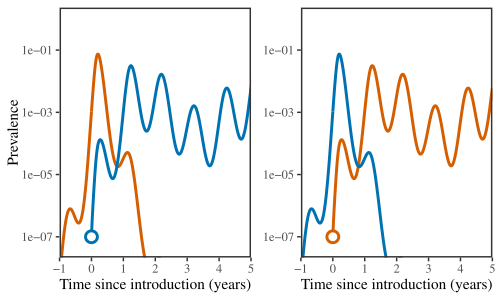

Recreate this plot in R.
library(deSolve)
library(ggplot2); theme_set(theme_bw(base_family = "Times"))
library(egg)
source("../R/model_white.R")

tmax <- 83
delta <- 1/10/52

yini_A <- c(S=1-1e-7, Ip1=1e-7, Ip2=0,
						R1=0, R2=0, Is_he1=0, Is_he2=0, Is_ho1=0, Is_ho2=0, R12=0, It1=0, It2=0)

ss_A <- simulate_white(yini=yini_A, tmax=tmax,
											 alpha=1,
											 b_1=99.51/52*0.9159,
											 delta=delta)

yini_AB <- unlist(tail(ss_A,1)[2:13])
yini_AB["Ip2"] <- 1e-7

ss_AB <- simulate_white(yini=yini_AB, tmax=20,
												alpha=1,
												b_1=99.51/52*0.9159,
												delta=delta)

yini_B <- c(S=1-1e-7, Ip1=0, Ip2=1e-7,
						R1=0, R2=0, Is_he1=0, Is_he2=0, Is_ho1=0, Is_ho2=0, R12=0, It1=0, It2=0)

ss_B <- simulate_white(yini=yini_B, tmax=tmax,
											 alpha=1,
											 b_1=99.51/52*0.9159,
											 delta=delta)

yini_BA <- unlist(tail(ss_B,1)[2:13])
yini_BA["Ip1"] <- 1e-7

ss_BA <- simulate_white(yini=yini_BA, tmax=20,
												alpha=1,
												b_1=99.51/52*0.9159,
												delta=delta)

g1 <- ggplot(ss_AB) +
	geom_line(data=ss_A, aes(time/52-tmax, prevalence1, col="RSV A"), lwd=1) +
	geom_line(aes(time/52, prevalence1, col="RSV A"), lwd=1) +
	geom_line(aes(time/52, prevalence2, col="RSV B"), lwd=1) +
	annotate("point", x=0, y=1e-7, shape=21, size=3, stroke=1.5, col="#0072B2", fill="white") +
	scale_x_continuous("Time since introduction (years)", expand=c(0, 0)) +
	scale_y_log10("Prevalence", breaks=c(1e-7, 1e-5, 1e-3, 1e-1)) +
	scale_color_manual(values=c("#D55E00", "#0072B2")) +
	coord_cartesian(xlim=c(-1, 5),ylim=c(5e-8, 1)) +
	theme(
		panel.grid = element_blank(),
		panel.border = element_rect(size=1),
		# axis.line = element_line(),
		legend.position = "none",
		legend.title = element_blank()
	)

g2 <- ggplot(ss_BA) +
	geom_line(data=ss_B, aes(time/52-tmax, prevalence2, col="RSV B"), lwd=1) +
	geom_line(aes(time/52, prevalence1, col="RSV A"), lwd=1) +
	geom_line(aes(time/52, prevalence2, col="RSV B"), lwd=1) +
	annotate("point", x=0, y=1e-7, shape=21, size=3, stroke=1.5, col="#D55E00", fill="white") +
	scale_x_continuous("Time since introduction (years)", expand=c(0, 0),
										 limits=c(-1, 5)) +
	scale_y_log10("Prevalence", breaks=c(1e-7, 1e-5, 1e-3, 1e-1)) +
	scale_color_manual(values=c("#D55E00", "#0072B2")) +
	coord_cartesian(xlim=c(-1, 5), ylim=c(5e-8, 1)) +
	theme(
		panel.grid = element_blank(),
		panel.border = element_rect(size=1),
		# axis.line = element_line(),
		legend.position = "none",
		legend.title = element_blank(),
		axis.title.y = element_blank()
	)

figure4_influenza <- ggarrange(g1, g2, nrow=1)

ggsave("figure3_influenza.pdf", figure4_influenza, width=5, height=3)
